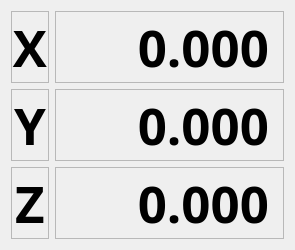
                <widget class="QWidget" name="tab_7">
                 <attribute name="title">
                  <string>Absolute</string>
                 </attribute>
                 <layout class="QVBoxLayout" name="verticalLayout_20">
                  <item>
                   <layout class="QVBoxLayout" name="verticalLayout_18">
                    <item>
                     <layout class="QHBoxLayout" name="horizontalLayout_26">
                      <item>
                       <widget class="QLabel" name="label_7">
                        <property name="font">
                         <font>
                          <family>3270 Semi-Condensed</family>
                          <pointsize>38</pointsize>
                          <bold>true</bold>
                         </font>
                        </property>
                        <property name="frameShape">
                         <enum>QFrame::Shape::StyledPanel</enum>
                        </property>
                        <property name="frameShadow">
                         <enum>QFrame::Shadow::Sunken</enum>
                        </property>
                        <property name="lineWidth">
                         <number>3</number>
                        </property>
                        <property name="text">
                         <string>X</string>
                        </property>
                        <property name="alignment">
                         <set>Qt::AlignmentFlag::AlignCenter</set>
                        </property>
                       </widget>
                      </item>
                      <item>
                       <widget class="DROLabel" name="drolabel_7">
                        <property name="font">
                         <font>
                          <family>3270 Semi-Condensed</family>
                          <pointsize>38</pointsize>
                          <bold>true</bold>
                          <underline>false</underline>
                         </font>
                        </property>
                        <property name="frameShape">
                         <enum>QFrame::Shape::StyledPanel</enum>
                        </property>
                        <property name="frameShadow">
                         <enum>QFrame::Shadow::Sunken</enum>
                        </property>
                        <property name="lineWidth">
                         <number>3</number>
                        </property>
                        <property name="midLineWidth">
                         <number>0</number>
                        </property>
                        <property name="text">
                         <string>     0.000</string>
                        </property>
                        <property name="alignment">
                         <set>Qt::AlignmentFlag::AlignRight|Qt::AlignmentFlag::AlignTrailing|Qt::AlignmentFlag::AlignVCenter</set>
                        </property>
                        <property name="referenceType" stdset="0">
                         <number>0</number>
                        </property>
                        <property name="axisNumber" stdset="0">
                         <number>0</number>
                        </property>
                        <property name="inchFormat" stdset="0">
                         <string>%9.4f</string>
                        </property>
                        <property name="millimeterFormat" stdset="0">
                         <string>%10.3f</string>
                        </property>
                        <property name="degreeFormat" stdset="0">
                         <string>%10.2f</string>
                        </property>
                        <property name="latheMode" stdset="0">
                         <number>0</number>
                        </property>
                       </widget>
                      </item>
                     </layout>
                    </item>
                    <item>
                     <layout class="QHBoxLayout" name="horizontalLayout_27">
                      <item>
                       <widget class="QLabel" name="label_8">
                        <property name="font">
                         <font>
                          <family>3270 Semi-Condensed</family>
                          <pointsize>38</pointsize>
                          <bold>true</bold>
                         </font>
                        </property>
                        <property name="frameShape">
                         <enum>QFrame::Shape::StyledPanel</enum>
                        </property>
                        <property name="frameShadow">
                         <enum>QFrame::Shadow::Sunken</enum>
                        </property>
                        <property name="lineWidth">
                         <number>3</number>
                        </property>
                        <property name="text">
                         <string>Y</string>
                        </property>
                        <property name="alignment">
                         <set>Qt::AlignmentFlag::AlignCenter</set>
                        </property>
                       </widget>
                      </item>
                      <item>
                       <widget class="DROLabel" name="drolabel_8">
                        <property name="font">
                         <font>
                          <family>3270 Semi-Condensed</family>
                          <pointsize>38</pointsize>
                          <bold>true</bold>
                          <underline>false</underline>
                         </font>
                        </property>
                        <property name="frameShape">
                         <enum>QFrame::Shape::StyledPanel</enum>
                        </property>
                        <property name="frameShadow">
                         <enum>QFrame::Shadow::Sunken</enum>
                        </property>
                        <property name="lineWidth">
                         <number>3</number>
                        </property>
                        <property name="midLineWidth">
                         <number>0</number>
                        </property>
                        <property name="text">
                         <string>     0.000</string>
                        </property>
                        <property name="alignment">
                         <set>Qt::AlignmentFlag::AlignRight|Qt::AlignmentFlag::AlignTrailing|Qt::AlignmentFlag::AlignVCenter</set>
                        </property>
                        <property name="referenceType" stdset="0">
                         <number>0</number>
                        </property>
                        <property name="axisNumber" stdset="0">
                         <number>1</number>
                        </property>
                        <property name="inchFormat" stdset="0">
                         <string>%9.4f</string>
                        </property>
                        <property name="millimeterFormat" stdset="0">
                         <string>%10.3f</string>
                        </property>
                        <property name="degreeFormat" stdset="0">
                         <string>%10.2f</string>
                        </property>
                        <property name="latheMode" stdset="0">
                         <number>0</number>
                        </property>
                       </widget>
                      </item>
                     </layout>
                    </item>
                    <item>
                     <layout class="QHBoxLayout" name="horizontalLayout_29">
                      <item>
                       <widget class="QLabel" name="label_9">
                        <property name="font">
                         <font>
                          <family>3270 Semi-Condensed</family>
                          <pointsize>38</pointsize>
                          <bold>true</bold>
                         </font>
                        </property>
                        <property name="frameShape">
                         <enum>QFrame::Shape::StyledPanel</enum>
                        </property>
                        <property name="frameShadow">
                         <enum>QFrame::Shadow::Sunken</enum>
                        </property>
                        <property name="lineWidth">
                         <number>3</number>
                        </property>
                        <property name="text">
                         <string>Z</string>
                        </property>
                        <property name="alignment">
                         <set>Qt::AlignmentFlag::AlignCenter</set>
                        </property>
                       </widget>
                      </item>
                      <item>
                       <widget class="DROLabel" name="drolabel_9">
                        <property name="font">
                         <font>
                          <family>3270 Semi-Condensed</family>
                          <pointsize>38</pointsize>
                          <bold>true</bold>
                          <underline>false</underline>
                         </font>
                        </property>
                        <property name="frameShape">
                         <enum>QFrame::Shape::StyledPanel</enum>
                        </property>
                        <property name="frameShadow">
                         <enum>QFrame::Shadow::Sunken</enum>
                        </property>
                        <property name="lineWidth">
                         <number>3</number>
                        </property>
                        <property name="midLineWidth">
                         <number>0</number>
                        </property>
                        <property name="text">
                         <string>     0.000</string>
                        </property>
                        <property name="alignment">
                         <set>Qt::AlignmentFlag::AlignRight|Qt::AlignmentFlag::AlignTrailing|Qt::AlignmentFlag::AlignVCenter</set>
                        </property>
                        <property name="referenceType" stdset="0">
                         <number>0</number>
                        </property>
                        <property name="axisNumber" stdset="0">
                         <number>2</number>
                        </property>
                        <property name="inchFormat" stdset="0">
                         <string>%9.4f</string>
                        </property>
                        <property name="millimeterFormat" stdset="0">
                         <string>%10.3f</string>
                        </property>
                        <property name="degreeFormat" stdset="0">
                         <string>%10.2f</string>
                        </property>
                        <property name="latheMode" stdset="0">
                         <number>0</number>
                        </property>
                       </widget>
                      </item>
                     </layout>
                    </item>
                   </layout>
                  </item>
                 </layout>
                </widget>
